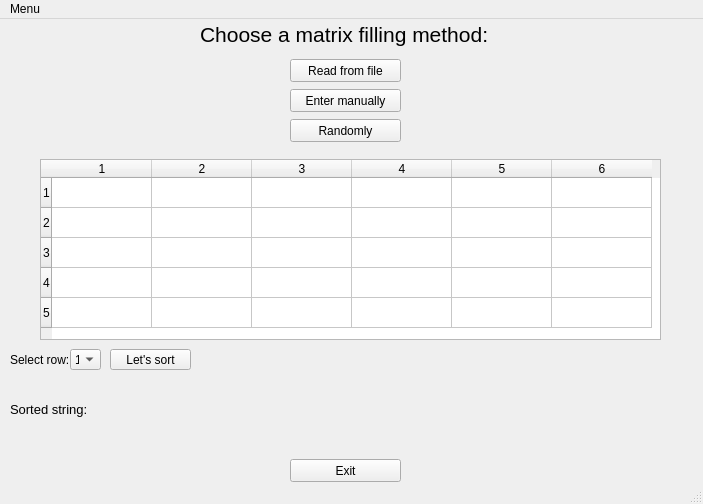
<?xml version="1.0" encoding="UTF-8"?>
<ui version="4.0">
 <class>MainWindow</class>
 <widget class="QMainWindow" name="MainWindow">
  <property name="geometry">
   <rect>
    <x>0</x>
    <y>0</y>
    <width>703</width>
    <height>504</height>
   </rect>
  </property>
  <property name="windowTitle">
   <string>Sort string</string>
  </property>
  <widget class="QWidget" name="centralwidget">
   <widget class="QPushButton" name="pushButton">
    <property name="geometry">
     <rect>
      <x>290</x>
      <y>40</y>
      <width>111</width>
      <height>23</height>
     </rect>
    </property>
    <property name="text">
     <string>Read from file</string>
    </property>
   </widget>
   <widget class="QPushButton" name="pushButton_2">
    <property name="geometry">
     <rect>
      <x>290</x>
      <y>70</y>
      <width>111</width>
      <height>23</height>
     </rect>
    </property>
    <property name="text">
     <string>Enter manually</string>
    </property>
   </widget>
   <widget class="QPushButton" name="pushButton_3">
    <property name="geometry">
     <rect>
      <x>290</x>
      <y>100</y>
      <width>111</width>
      <height>23</height>
     </rect>
    </property>
    <property name="text">
     <string>Randomly</string>
    </property>
   </widget>
   <widget class="QPushButton" name="pushButton_4">
    <property name="geometry">
     <rect>
      <x>290</x>
      <y>440</y>
      <width>111</width>
      <height>23</height>
     </rect>
    </property>
    <property name="text">
     <string>Exit</string>
    </property>
   </widget>
   <widget class="QLabel" name="label">
    <property name="geometry">
     <rect>
      <x>200</x>
      <y>0</y>
      <width>301</width>
      <height>31</height>
     </rect>
    </property>
    <property name="font">
     <font>
      <pointsize>16</pointsize>
     </font>
    </property>
    <property name="text">
     <string>Choose a matrix filling method:</string>
    </property>
   </widget>
   <widget class="QTableWidget" name="tableWidget">
    <property name="geometry">
     <rect>
      <x>40</x>
      <y>140</y>
      <width>621</width>
      <height>181</height>
     </rect>
    </property>
    <row>
     <property name="text">
      <string>1</string>
     </property>
    </row>
    <row>
     <property name="text">
      <string>2</string>
     </property>
    </row>
    <row>
     <property name="text">
      <string>3</string>
     </property>
    </row>
    <row>
     <property name="text">
      <string>4</string>
     </property>
    </row>
    <row>
     <property name="text">
      <string>5</string>
     </property>
    </row>
    <column>
     <property name="text">
      <string>1</string>
     </property>
    </column>
    <column>
     <property name="text">
      <string>2</string>
     </property>
    </column>
    <column>
     <property name="text">
      <string>3</string>
     </property>
    </column>
    <column>
     <property name="text">
      <string>4</string>
     </property>
    </column>
    <column>
     <property name="text">
      <string>5</string>
     </property>
    </column>
    <column>
     <property name="text">
      <string>6</string>
     </property>
    </column>
   </widget>
   <widget class="QLabel" name="label_2">
    <property name="geometry">
     <rect>
      <x>10</x>
      <y>330</y>
      <width>61</width>
      <height>21</height>
     </rect>
    </property>
    <property name="text">
     <string>Select row:</string>
    </property>
   </widget>
   <widget class="QComboBox" name="comboBox">
    <property name="geometry">
     <rect>
      <x>70</x>
      <y>330</y>
      <width>31</width>
      <height>21</height>
     </rect>
    </property>
    <item>
     <property name="text">
      <string>1</string>
     </property>
    </item>
    <item>
     <property name="text">
      <string>2</string>
     </property>
    </item>
    <item>
     <property name="text">
      <string>3</string>
     </property>
    </item>
    <item>
     <property name="text">
      <string>4</string>
     </property>
    </item>
    <item>
     <property name="text">
      <string>5</string>
     </property>
    </item>
   </widget>
   <widget class="QLabel" name="label_3">
    <property name="geometry">
     <rect>
      <x>10</x>
      <y>380</y>
      <width>81</width>
      <height>21</height>
     </rect>
    </property>
    <property name="font">
     <font>
      <pointsize>10</pointsize>
     </font>
    </property>
    <property name="text">
     <string>Sorted string:</string>
    </property>
   </widget>
   <widget class="QLabel" name="label_4">
    <property name="geometry">
     <rect>
      <x>100</x>
      <y>380</y>
      <width>561</width>
      <height>21</height>
     </rect>
    </property>
    <property name="text">
     <string/>
    </property>
   </widget>
   <widget class="QPushButton" name="pushButton_5">
    <property name="geometry">
     <rect>
      <x>110</x>
      <y>330</y>
      <width>81</width>
      <height>21</height>
     </rect>
    </property>
    <property name="text">
     <string>Let's sort</string>
    </property>
   </widget>
  </widget>
  <widget class="QMenuBar" name="menubar">
   <property name="geometry">
    <rect>
     <x>0</x>
     <y>0</y>
     <width>703</width>
     <height>21</height>
    </rect>
   </property>
   <widget class="QMenu" name="menuMenu">
    <property name="title">
     <string>Menu</string>
    </property>
    <addaction name="actionAbout_the_author"/>
    <addaction name="actionAbout_the_program"/>
    <addaction name="separator"/>
    <addaction name="actionExit"/>
   </widget>
   <addaction name="menuMenu"/>
  </widget>
  <widget class="QStatusBar" name="statusbar"/>
  <action name="actionAbout_the_author">
   <property name="text">
    <string>About the author</string>
   </property>
  </action>
  <action name="actionAbout_the_program">
   <property name="text">
    <string>About the program</string>
   </property>
  </action>
  <action name="actionExit">
   <property name="text">
    <string>Exit</string>
   </property>
  </action>
 </widget>
 <resources/>
 <connections/>
</ui>
